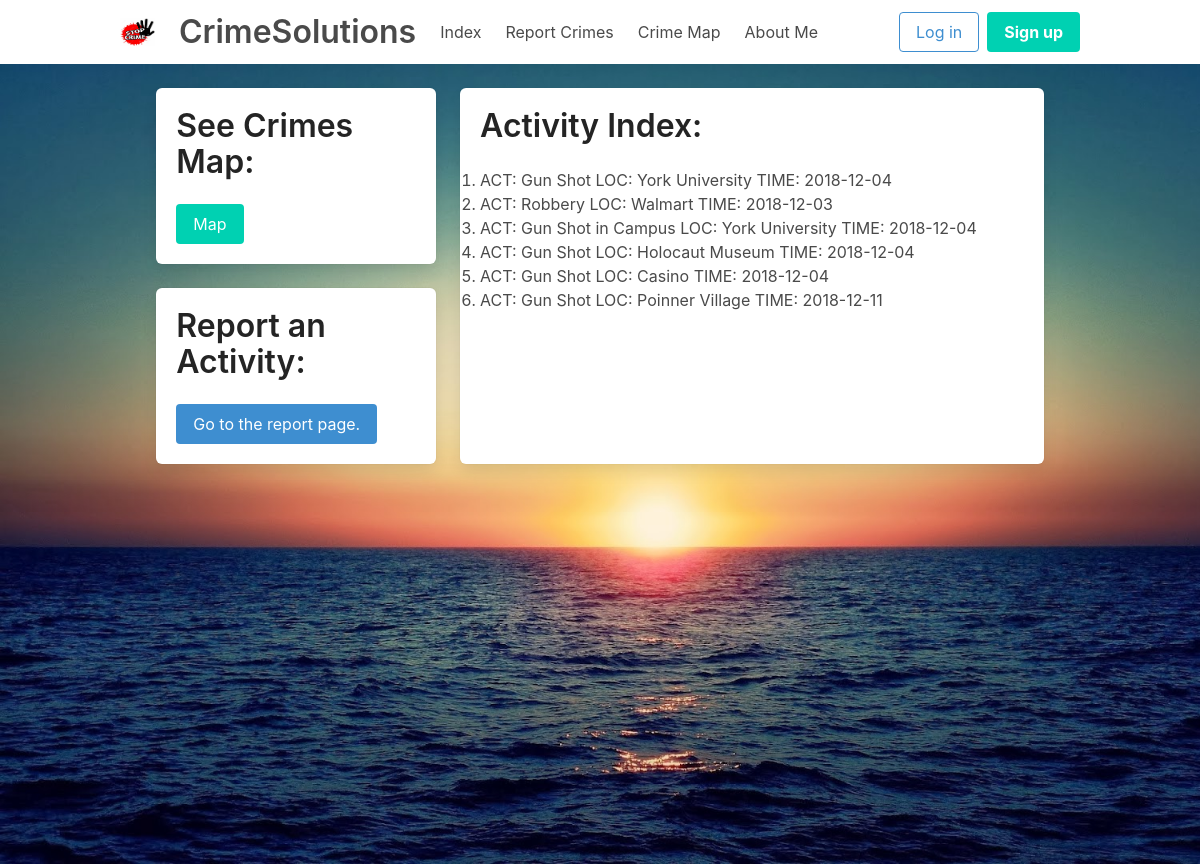
/index, run on the app's committed database.
### CrimeSolutions/models.py (models this page shows)
class Activities(models.Model):
    act_name = models.CharField(max_length=64)
    location = models.CharField(max_length=64)
    loc_lat = models.FloatField()
    loc_long = models.FloatField()
    time = models.DateField(max_length=64)
    report_person = models.ForeignKey(People, on_delete=models.CASCADE)
    description = models.CharField(max_length=5000)
    endorsed_number = models.IntegerField(default=0)
    def __str__(self):
        return f" ACT: {self.act_name}  LOC: {self.location} TIME: {self.time}"

### CrimeSolutions/views.py (the view)
# urls.py: path("index", views.index, name="index"),
def index(request):
    context = {
        "activities": Activities.objects.all()
    }
    return render(request, "CrimeSolutions/index.html", context)

### templates/CrimeSolutions/index.html (shortened to what this page needs)
{% extends "CrimeSolutions/base.html" %}
{% block body %}
    <br>
<div class="container is-fluid">
    <div class="tile is-ancestor">
        <div class="tile is-4 is-vertical is-parent">
            <div class="tile is-child box">
                <h2 class="title has-text-black-ter">See Crimes Map:</h2>
                    <a class="button is-primary" href="{% url 'idx_map' %}">Map</a>
            </div>
            <div class="tile is-child box">
                <p class="title has-text-black-ter">Report an Activity: </p>
                <a class="button is-info" href="{% url 'report' %}">Go to the report page.</a>
            </div>
        </div>
        <div class="tile is-parent">
            <div class="tile is-child box">
                <h1 class="title has-text-black-ter">Activity Index: </h1>
                <ol type="1">
                    {% for activity in activities %}
                        <li>
                            <a href="{% url 'activity' activity.id %}">    {{ activity }}</a>
                        </li>
                    {% endfor %}
                </ol>
            </div>
        </div>
    </div>
</div>
{% endblock %}

### templates/CrimeSolutions/base.html (shortened to what this page needs)
{% load static %}
<!DOCTYPE html>
<html lang="en">
<head>
    <link rel="stylesheet" href="https://cdnjs.cloudflare.com/ajax/libs/bulma/0.7.2/css/bulma.min.css"/>
    <link rel="stylesheet" type="text/css" href="{% static 'css/base.css' %}">
    <div class="container">
    <nav class="navbar" role="navigation" aria-label="main navigation">
        <div class="navbar-brand">
            <a class="navbar-item" href="{% url 'landing' %}">
                <img src="/static/imgs/logo2.jpg" width="35" height="28">
            </a>
            <a class="navbar-item" href="{% url 'landing' %}"
               style="font-weight: 600; font-size: 200%;">CrimeSolutions</a>
        </div>
        <div class="navbar-menu" id="navMenu">
            <div class="navbar-start">
                <a class="navbar-item" href="{% url 'index' %}">Index </a>
                <a class="navbar-item" href="{% url 'report' %}">Report Crimes </a>
                <a class="navbar-item" href="{% url 'idx_map' %}">Crime Map </a>
                <a class="navbar-item" href="https://xuyanghan.github.io/">About Me</a>
            </div>
            <div class="navbar-end">
                <div class="navbar-item">
                    <div class="buttons">
                        {% if user.is_authenticated %}
                            <a class="button is-info is-outlined" href="{% url 'user' %}">
                                Hello, {{ user.last_name }}
                            </a>
                            <a class="button is-primary" href="{% url 'logout' %}"><strong>Sign Out</strong></a>
                        {% else %}
                            <a class="button is-info is-outlined" href="{% url 'login' %}">
                                Log in
                            </a>
                            <a class="button is-primary" href="{% url 'signup' %}">
                                <strong>Sign up</strong>
                            </a>
                        {% endif %}
                    </div>
                </div>
            </div>
        </div>
    </nav>
</div>
</head>
<body>
<section class="hero is-success is-fullheight">
<div class="container">
    {% block body %}
    {% endblock %}
</div>
</section>
</body>
</html>

### static/css/base.css (style rules this page uses)
.hero.is-success { background-image: url(../imgs/background.JPG); -webkit-background-size: cover; -moz-background-size: cover; -o-background-size: cover; background-size: cover; }

### data on the page
Activities: act_name+location+time "ACT: Gun Shot LOC: York University TIME: 2018-12-04"
Activities: act_name+location+time "ACT: Robbery LOC: Walmart TIME: 2018-12-03"
Activities: act_name+location+time "ACT: Gun Shot in Campus LOC: York University TIME: 2018-12-04"
Activities: act_name+location+time "ACT: Gun Shot LOC: Holocaut Museum TIME: 2018-12-04"
Activities: act_name+location+time "ACT: Gun Shot LOC: Casino TIME: 2018-12-04"
Activities: act_name+location+time "ACT: Gun Shot LOC: Poinner Village TIME: 2018-12-11"
